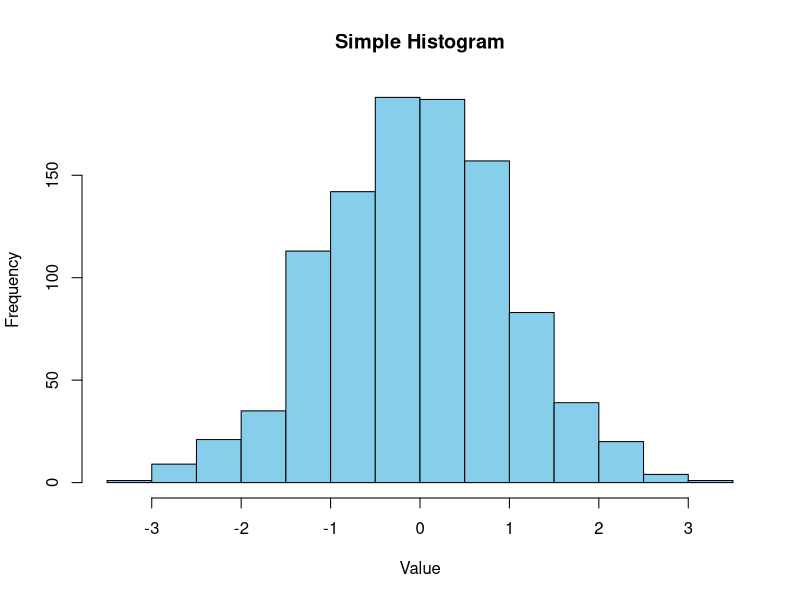

The R source for this figure:
# Generate random data
data <- rnorm(1000, mean = 0, sd = 1)

# Plot histogram
hist(data, 
     main = "Simple Histogram", 
     xlab = "Value", 
     col = "skyblue", 
     breaks = 20)
     